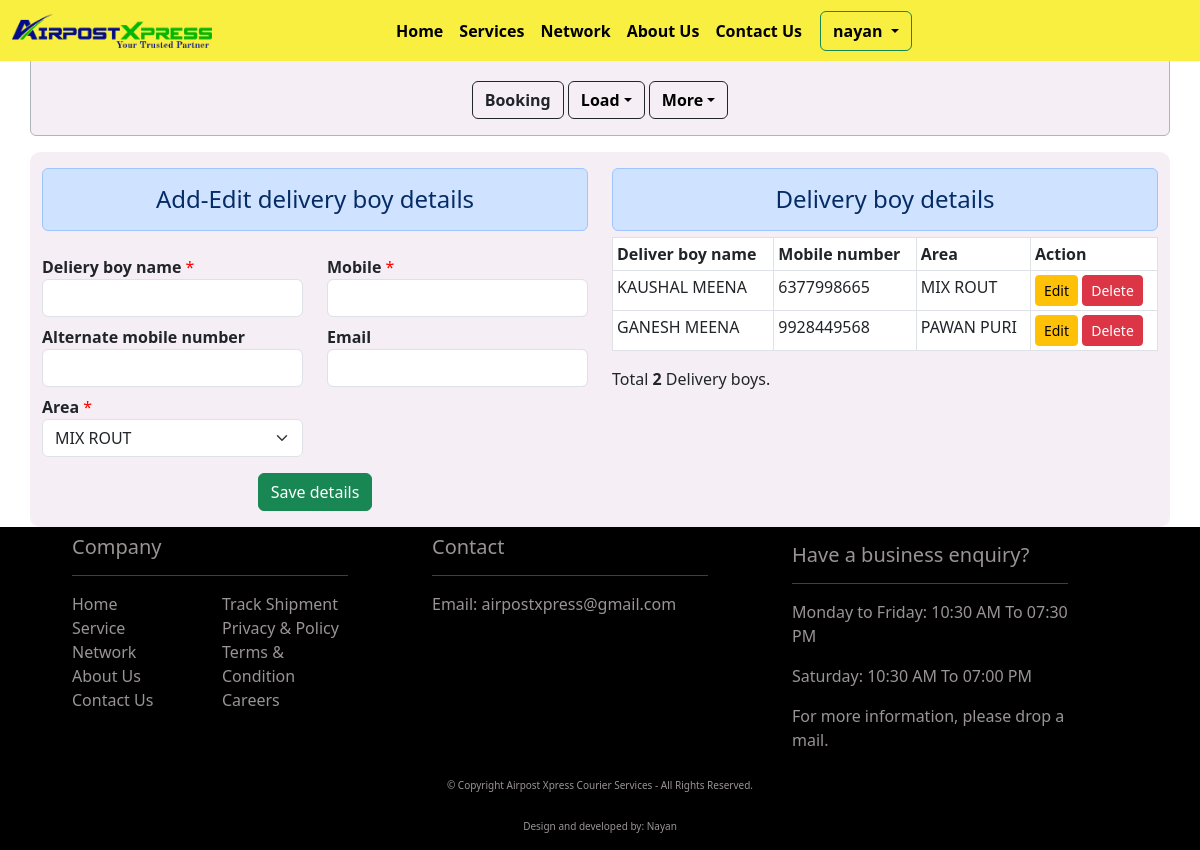
/delivery_boy_master (signed in), run on the app's committed database.
### api/models.py (models this page shows, shortened)
class DeliveryBoyMaster(models.Model):
    delivery_boy_name = models.CharField(max_length=256, blank=False, null=True)
    mobile_number = models.CharField(max_length=15, blank=False, null=False)
    alternate_number = models.CharField(max_length=15, blank=True, null=True)
    email = models.CharField(max_length=50, blank=True, null=True)
    area_name = models.ForeignKey(AreaMaster, on_delete=models.CASCADE ,blank=False, null=True, related_name="area_names")
    user = models.ForeignKey(User, on_delete=models.CASCADE, blank=False, null=True, related_name="user_detail")
    created_at = models.DateTimeField(auto_now_add=True, null=True)
    class Meta:
        verbose_name_plural = "Delivery Boy Details"

### api/views.py (the view)
# urls.py: path(r"delivery_boy_master", delivery_boy_master, name="delivery_boy_master"),
@login_required(login_url="login_auth")
def delivery_boy_master(request):
    area_details = AreaMaster.objects.filter(user=request.user).values("id", "area_name", "pincode__pincode")
    delivery_boys = DeliveryBoyMaster.objects.filter(user=request.user).values("id", "delivery_boy_name", "mobile_number", "area_name__area_name")
    total_boys = len(delivery_boys)
    context={"area_details": area_details, "total_boys": total_boys, "delivery_boys": delivery_boys}
    return render(request, "delivery_boy_master.html", context)

### api/templates/delivery_boy_master.html (shortened to what this page needs)
{% extends 'base.html' %}{% load static %}{% block title %}Party master {% endblock title %}{% block content %}
<div class="container back_color">
    <div class="row">
        <div class="col-md-6 mt-3 border-dark">
            <h4 class="alert alert-primary text-center">Add-Edit delivery boy details</h4>
            <form action="{% url 'save_delivery_boy_details' %}" method="post">
                <div class="row">
                    <div class="col-md-6 mt-2">
                        <label for="delivery_boy_name"><b>Deliery boy name</b>
                            <span class="red_color">*</span>
                        </label>
                        <input type="text" id="delivery_boy_name" name="delivery_boy_name" class="form-control" required/>
                    </div>
                    <div class="col-md-6 mt-2">
                        <label for="mobile_number"><b>Mobile</b>
                            <span class="red_color">*</span>
                        </label>
                        <input type="number" id="mobile_number" name="mobile_number" class="form-control" required/>
                    </div>
                </div>
                <div class="row">
                    <div class="col-md-6 mt-2">
                        <label for="alternate_number"><b>Alternate mobile number</b>
                        </label>
                        <input type="number" id="alternate_number" name="alternate_number" class="form-control" />
                    </div>
                    <div class="col-md-6 mt-2">
                        <label for="email"><b>Email</b>
                        </label>
                        <input type="email" id="email" name="email" class="form-control" />
                    </div>
                </div>
                <div class="row">
                    <div class="col-md-6 mt-2">
                        <label for="area"><b>Area</b>
                            <span class="red_color">*</span>
                        </label>
                        <select class="form-select" name="area" id="area" aria-label="Default select example" required>
                            {% for area in area_details %}
                            <option value="{{ area.id }}">{{ area.area_name }}</option>
                            {% endfor %}
                        </select>
                    </div>
                </div>
                <div class="row">
                    <div class="col-12 text-center mt-3 mb-3">
                        <button type="submit" class="btn btn-success">Save details</button>
                    </div>
                </div>
            </form>
        </div>
        <div class="col-md-6 mt-3">
            <h4 class="alert alert-primary text-center" tabindex="0">Delivery boy details</h4>
            <div class="table-responsive">
                <table class="table table-hover table-bordered table-sm booked_data">
                    <thead>
                        <tr>
                            <th scope="col">Deliver boy name</th>
                            <th scope="col">Mobile number</th>
                            <th scope="col">Area</th>
                            <th scope="col">Action</th>
                        </tr>
                    </thead>
                    <tbody id="tbody">
                        {% for boys in delivery_boys %}
                        <tr>
                            <td>{{ boys.delivery_boy_name }}</td>
                            <td>{{ boys.mobile_number }}</td>
                            <td>{{ boys.area_name__area_name }}</td>
                            <td>
                                <input type="button" class="btn btn-warning btn-sm edit-btn" id="edit_party" value="Edit" data-sid="{{ boys.id }}">
                                <input type="button" class="btn btn-danger btn-sm del-btn" id="delete_party" value="Delete" data-sid="{{ boys.id }}">
                            </td>
                        </tr>
                        {% endfor %}
                    </tbody>
                </table>
            </div>
            <div class="text-start">
                <p id="total_parties">Total <b>{{ total_boys }}</b> Delivery boys.</p>
            </div>
        </div>
    </div>
</div>
{% include 'delivery_boy_ajax.html' %} {% endblock content %}

### api/templates/base.html (shortened to what this page needs)
<!DOCTYPE html>
<html lang="en">
<head>
    <meta name="viewport" content="width=device-width, initial-scale=1.0"> {% load static %}
    <link rel="stylesheet" href="{% static 'css\\index.css' %}">
    <link rel="stylesheet" href="{% static 'css\\tracking.css' %}">
    <link rel="stylesheet" href="{% static 'css\\dashboard.css' %}">
    <link href="https://cdn.jsdelivr.net/npm/bootstrap@5.3.0-alpha1/dist/css/bootstrap.min.css" rel="stylesheet">
    <link rel="stylesheet" href="https://cdnjs.cloudflare.com/ajax/libs/bootstrap-datepicker/1.9.0/css/bootstrap-datepicker.min.css" />
    <link rel="stylesheet" href="https://cdn.jsdelivr.net/npm/bootstrap-icons@1.10.3/font/bootstrap-icons.css">
</head>
<body>
    <nav class="navbar navbar-expand-lg navbar-default nav_color_spec fixed-top">
        <div class="container-fluid">
            <a class="navbar-brand" href="{% url 'home' %}">
                <img src="{% static 'img/airpost_logo.png' %}" alt="Airpost Xpress" class="img-fluid" id="nav_img">
            </a>
            <div class="collapse navbar-collapse" id="navbarSupportedContent">
                <div class="menu_btn">
                    <ul class="navbar-nav me-auto mb-2 mb-lg-0">
                        <li class="nav-item">
                            <a class="nav-link active hover-underline-animation" aria-current="page" href="{% url 'home' %}">Home</a>
                        </li>
                        <li class="nav-item">
                            <a class="nav-link hover-underline-animation" aria-current="page" href="{% url 'services' %}">Services</a>
                        </li>
                        <li class="nav-item">
                            <a class="nav-link hover-underline-animation" aria-current="page" href="{% url 'network' %}">Network</a>
                        </li>
                        <li class="nav-item">
                            <a class="nav-link hover-underline-animation" aria-current="page" href="{% url 'about_us' %}">About Us</a>
                        </li>
                        <li class="nav-item">
                            <a class="nav-link hover-underline-animation" aria-current="page" href="{% url 'ContactUS' %}">Contact Us</a>
                        </li>
                        {% if user.is_authenticated %}
                        <div class="btn-group">
                            <button type="button" class="btn btn-outline-success dropdown-toggle nav_login_btn" data-bs-toggle="dropdown" aria-expanded="false">
                                {{ user.username }}
                            </button>
                        </div>
                        {% else %}
                        <li class="nav-item">
                            <a class="btn btn-outline-success nav_login_btn" aria-current="page" href="{% url 'login_auth' %}">Login</a>
                        </li>
                        {% endif %}
                    </ul>
                </div>
            </div>
        </div>
    </nav>
    {% if user.is_authenticated %}
    <div class="container mt-5 alert alert-dark back_color">
        <div class="row justify-content-center">
            <div class="col-md-6 text-center">
                <a href="{% url 'booking_dashboard' %}" class="text-decoration-none btn btn-outline-dark mt-3"><b>Booking</b></a>
                <div class="btn-group">
                    <button type="button" class="btn btn-outline-dark mt-3 dropdown-toggle nav_login_btn mx-0" data-bs-toggle="dropdown" aria-expanded="false">Load</button>
                </div>
                <div class="btn-group">
                    <button type="button" class="btn btn-outline-dark mt-3 dropdown-toggle nav_login_btn mx-0" data-bs-toggle="dropdown" aria-expanded="false">More</button>
                </div>
            </div>
        </div>
    </div>
    {% endif %}
    {% block content %} {% endblock content %}
    <div class="container-fluid bg-black">
        <div class="row justify-content-evenly">
            <div class="col-md-3 mb-5">
                <h5 class="link-text-decor pt-2">Company</h5>
                <hr class="bold-lines">
                <div class="row">
                    <div class="col-6">
                        <a href="{% url 'home' %}" class="link-text-decor mt-5">Home</a><br>
                        <a href="{% url 'services' %}" class="link-text-decor mt-5">Service</a><br>
                        <a href="{% url 'network' %}" class="link-text-decor mt-5">Network</a><br>
                        <a href="{% url 'about_us' %}" class="link-text-decor">About Us</a><br>
                        <a href="{% url 'ContactUS' %}" class="link-text-decor">Contact Us</a><br>
                    </div>
                    <div class="col-6">
                        <a href="tracking" class="link-text-decor">Track Shipment</a><br>
                        <a href="" class="link-text-decor">Privacy & Policy</a><br>
                        <a href="" class="link-text-decor">Terms & Condition</a><br>
                        <a href="" class="link-text-decor">Careers</a><br>
                    </div>
                </div>
            </div>
            <div class="col-md-3">
                <h5 class="link-text-decor pt-2">Contact</h5>
                <hr class="bold-lines">
                <a href="mailto:airpostxpress@gmail.com" class="link-text-decor">Email: airpostxpress@gmail.com</a>
            </div>
            <div class="col-md-3">
                <h5 class="link-text-decor pt-3">Have a business enquiry?</h5>
                <hr class="bold-lines">
                <p class="link-text-decor">Monday to Friday: 10:30 AM To 07:30 PM</p>
                <p class="link-text-decor">Saturday: 10:30 AM To 07:00 PM</p>
                <p class="link-text-decor">For more information, please drop a mail.</p>
            </div>
            <br>
            <p class="link-text-decor text-center sm_in_sm">&#169; Copyright {{ today_date }} Airpost Xpress Courier Services - All Rights Reserved.</p>
            <p class="link-text-decor text-center sm_in_sm">Design and developed by: Nayan</p>
        </div>
    </div>
</body>
</html>

### api/static/css/index.css (style rules this page uses)
#nav_img { width: 200px; }
.menu_btn { padding-left: 160px; font-weight: bold; }
.nav_login_btn { color: black !important; font-weight: bold !important; margin-left: 10px !important; }
.hover-underline-animation { display: inline-block; position: relative; color: #000000 !important; }
.hover-underline-animation:after { content: ''; position: absolute; width: 100%; transform: scaleX(0); height: 2px; bottom: 0; left: 0; background-color: #07c627; transform-origin: bottom right; transition: transform 0.25s ease-out; }
.bold-lines { font-weight: bolder; color: white; }
.link-text-decor { text-decoration: none; color: rgb(154, 148, 148); }
.nav_color_spec { background: rgb(248, 239, 64); }
@media screen and (max-width: 1200px) { .sm_in_sm { padding-top: 10px; font-size: 10px; } }

### api/static/css/dashboard.css (style rules this page uses)
.table-responsive { margin-top: -10px; max-height: 450px !important; }
.back_color { background-color: rgba(240, 230, 240, 0.628) !important; border-radius: 10px; }
.red_color { color: red !important; }

### data on the page
DeliveryBoyMaster: delivery_boy_name "KAUSHAL MEENA", mobile_number "6377998665", area_name__area_name "MIX ROUT"
DeliveryBoyMaster: delivery_boy_name "GANESH MEENA", mobile_number "9928449568", area_name__area_name "PAWAN PURI"

### other printed values
{{ user.username }} "nayan"
{{ total_boys }} "2"
form field area "MIX ROUT"
